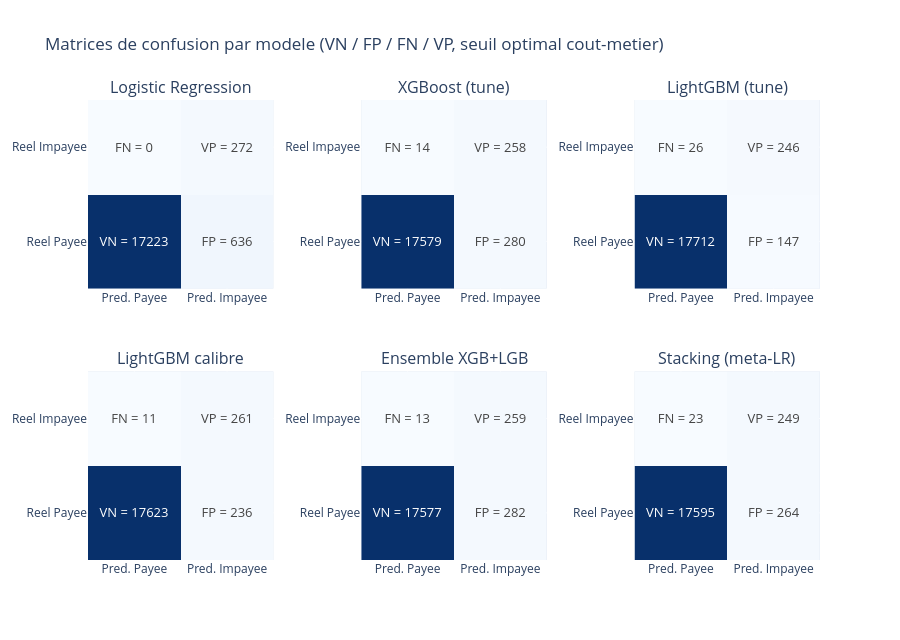

Here is the notebook cell this chart was saved with:
### Markdown cell above
## 9bis. Matrices de confusion par modele (seuil optimal cout-metier)

Pour chaque modele, on affiche la matrice de confusion au seuil optimal cout-metier (celui qui minimise `10*FN + 1*FP`), avec le detail vrais negatifs (VN), faux positifs (FP), faux negatifs (FN) et vrais positifs (VP).

### Code cell
import numpy as np
import plotly.graph_objects as go
from plotly.subplots import make_subplots

n_models = len(models_probas)
n_cols = 3
n_rows = int(np.ceil(n_models / n_cols))

fig = make_subplots(rows=n_rows, cols=n_cols, subplot_titles=list(models_probas.keys()),
                     horizontal_spacing=0.12, vertical_spacing=0.18)

for i, (name, proba) in enumerate(models_probas.items()):
    seuil_opt = seuils_optimaux[name][0]
    pred = (proba >= seuil_opt).astype(int)
    tn, fp, fn, tp = confusion_matrix(y_test, pred).ravel()
    z = [[tn, fp], [fn, tp]]
    text = [[f'VN = {tn}', f'FP = {fp}'], [f'FN = {fn}', f'VP = {tp}']]

    row = i // n_cols + 1
    col = i % n_cols + 1
    fig.add_trace(
        go.Heatmap(
            z=z,
            x=['Pred. Payee', 'Pred. Impayee'],
            y=['Reel Payee', 'Reel Impayee'],
            text=text,
            texttemplate='%{text}',
            textfont={'size': 13},
            colorscale='Blues',
            showscale=False,
        ),
        row=row, col=col
    )

fig.update_layout(
    height=320 * n_rows,
    title_text='Matrices de confusion par modele (VN / FP / FN / VP, seuil optimal cout-metier)'
)
fig.show()

### Figure 1 — Plotly figure (JSON) as saved in the notebook; plotly's stock layout.template omitted (floating-point values rounded to 4 significant figures)
{"data": [{"colorscale": [[0, "rgb(247,251,255)"], [0.125, "rgb(222,235,247)"], [0.25, "rgb(198,219,239)"], [0.375, "rgb(158,202,225)"], [0.5, "rgb(107,174,214)"], [0.625, "rgb(66,146,198)"], [0.75, "rgb(33,113,181)"], [0.875, "rgb(8,81,156)"], [1, "rgb(8,48,107)"]], "showscale": false, "text": [["VN = 17223", "FP = 636"], ["FN = 0", "VP = 272"]], "textfont": {"size": 13}, "texttemplate": "%{text}", "type": "heatmap", "x": ["Pred. Payee", "Pred. Impayee"], "xaxis": "x", "y": ["Reel Payee", "Reel Impayee"], "yaxis": "y", "z": [[17223, 636], [0, 272]]}, {"colorscale": [[0, "rgb(247,251,255)"], [0.125, "rgb(222,235,247)"], [0.25, "rgb(198,219,239)"], [0.375, "rgb(158,202,225)"], [0.5, "rgb(107,174,214)"], [0.625, "rgb(66,146,198)"], [0.75, "rgb(33,113,181)"], [0.875, "rgb(8,81,156)"], [1, "rgb(8,48,107)"]], "showscale": false, "text": [["VN = 17579", "FP = 280"], ["FN = 14", "VP = 258"]], "textfont": {"size": 13}, "texttemplate": "%{text}", "type": "heatmap", "x": ["Pred. Payee", "Pred. Impayee"], "xaxis": "x2", "y": ["Reel Payee", "Reel Impayee"], "yaxis": "y2", "z": [[17579, 280], [14, 258]]}, {"colorscale": [[0, "rgb(247,251,255)"], [0.125, "rgb(222,235,247)"], [0.25, "rgb(198,219,239)"], [0.375, "rgb(158,202,225)"], [0.5, "rgb(107,174,214)"], [0.625, "rgb(66,146,198)"], [0.75, "rgb(33,113,181)"], [0.875, "rgb(8,81,156)"], [1, "rgb(8,48,107)"]], "showscale": false, "text": [["VN = 17712", "FP = 147"], ["FN = 26", "VP = 246"]], "textfont": {"size": 13}, "texttemplate": "%{text}", "type": "heatmap", "x": ["Pred. Payee", "Pred. Impayee"], "xaxis": "x3", "y": ["Reel Payee", "Reel Impayee"], "yaxis": "y3", "z": [[17712, 147], [26, 246]]}, {"colorscale": [[0, "rgb(247,251,255)"], [0.125, "rgb(222,235,247)"], [0.25, "rgb(198,219,239)"], [0.375, "rgb(158,202,225)"], [0.5, "rgb(107,174,214)"], [0.625, "rgb(66,146,198)"], [0.75, "rgb(33,113,181)"], [0.875, "rgb(8,81,156)"], [1, "rgb(8,48,107)"]], "showscale": false, "text": [["VN = 17623", "FP = 236"], ["FN = 11", "VP = 261"]], "textfont": {"size": 13}, "texttemplate": "%{text}", "type": "heatmap", "x": ["Pred. Payee", "Pred. Impayee"], "xaxis": "x4", "y": ["Reel Payee", "Reel Impayee"], "yaxis": "y4", "z": [[17623, 236], [11, 261]]}, {"colorscale": [[0, "rgb(247,251,255)"], [0.125, "rgb(222,235,247)"], [0.25, "rgb(198,219,239)"], [0.375, "rgb(158,202,225)"], [0.5, "rgb(107,174,214)"], [0.625, "rgb(66,146,198)"], [0.75, "rgb(33,113,181)"], [0.875, "rgb(8,81,156)"], [1, "rgb(8,48,107)"]], "showscale": false, "text": [["VN = 17577", "FP = 282"], ["FN = 13", "VP = 259"]], "textfont": {"size": 13}, "texttemplate": "%{text}", "type": "heatmap", "x": ["Pred. Payee", "Pred. Impayee"], "xaxis": "x5", "y": ["Reel Payee", "Reel Impayee"], "yaxis": "y5", "z": [[17577, 282], [13, 259]]}, {"colorscale": [[0, "rgb(247,251,255)"], [0.125, "rgb(222,235,247)"], [0.25, "rgb(198,219,239)"], [0.375, "rgb(158,202,225)"], [0.5, "rgb(107,174,214)"], [0.625, "rgb(66,146,198)"], [0.75, "rgb(33,113,181)"], [0.875, "rgb(8,81,156)"], [1, "rgb(8,48,107)"]], "showscale": false, "text": [["VN = 17595", "FP = 264"], ["FN = 23", "VP = 249"]], "textfont": {"size": 13}, "texttemplate": "%{text}", "type": "heatmap", "x": ["Pred. Payee", "Pred. Impayee"], "xaxis": "x6", "y": ["Reel Payee", "Reel Impayee"], "yaxis": "y6", "z": [[17595, 264], [23, 249]]}], "layout": {"annotations": [{"font": {"size": 16}, "showarrow": false, "text": "Logistic Regression", "x": 0.1267, "xanchor": "center", "xref": "paper", "y": 1, "yanchor": "bottom", "yref": "paper"}, {"font": {"size": 16}, "showarrow": false, "text": "XGBoost (tune)", "x": 0.5, "xanchor": "center", "xref": "paper", "y": 1, "yanchor": "bottom", "yref": "paper"}, {"font": {"size": 16}, "showarrow": false, "text": "LightGBM (tune)", "x": 0.8733, "xanchor": "center", "xref": "paper", "y": 1, "yanchor": "bottom", "yref": "paper"}, {"font": {"size": 16}, "showarrow": false, "text": "LightGBM calibre", "x": 0.1267, "xanchor": "center", "xref": "paper", "y": 0.41, "yanchor": "bottom", "yref": "paper"}, {"font": {"size": 16}, "showarrow": false, "text": "Ensemble XGB+LGB", "x": 0.5, "xanchor": "center", "xref": "paper", "y": 0.41, "yanchor": "bottom", "yref": "paper"}, {"font": {"size": 16}, "showarrow": false, "text": "Stacking (meta-LR)", "x": 0.8733, "xanchor": "center", "xref": "paper", "y": 0.41, "yanchor": "bottom", "yref": "paper"}], "height": 640, "title": {"text": "Matrices de confusion par modele (VN / FP / FN / VP, seuil optimal cout-metier)"}, "xaxis": {"anchor": "y", "domain": [0, 0.2533]}, "xaxis2": {"anchor": "y2", "domain": [0.3733, 0.6267]}, "xaxis3": {"anchor": "y3", "domain": [0.7467, 1]}, "xaxis4": {"anchor": "y4", "domain": [0, 0.2533]}, "xaxis5": {"anchor": "y5", "domain": [0.3733, 0.6267]}, "xaxis6": {"anchor": "y6", "domain": [0.7467, 1]}, "yaxis": {"anchor": "x", "domain": [0.59, 1]}, "yaxis2": {"anchor": "x2", "domain": [0.59, 1]}, "yaxis3": {"anchor": "x3", "domain": [0.59, 1]}, "yaxis4": {"anchor": "x4", "domain": [0, 0.41]}, "yaxis5": {"anchor": "x5", "domain": [0, 0.41]}, "yaxis6": {"anchor": "x6", "domain": [0, 0.41]}}}
